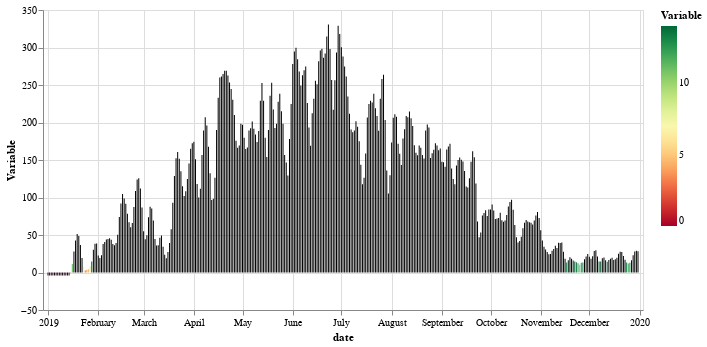

This figure's notebook cell:
### Code cell
variable_meteo = 'SW_IN_f'

# print time series
import altair as alt

data_meteo        = df_meteo_tower.reset_index()
data_meteo_one    = data_meteo[['date',variable_meteo]].copy()
data_meteo_one    = data_meteo_one.rename(columns={
    variable_meteo: 'Variable',
})
data_co_fluxes.head(10)

alt.Chart(data_meteo_one).mark_bar(size=1).encode(
    x='date:T',
    y='Variable:Q',
    color=alt.Color(
        'Variable:Q', scale=alt.Scale(scheme='redyellowgreen', domain=(0, 14))),
    tooltip=[
        alt.Tooltip('date:T', title='Date'),
        alt.Tooltip('Variable:Q', title='Variable')
    ]).properties(width=600, height=300)

### Figure 1 — Vega-Lite specification as saved in the notebook (floating-point values rounded to 4 significant figures; data arrays with more than 128 entries replaced by an {"elided": "..."} marker saying what was removed)
{"config": {"view": {"continuousWidth": 400, "continuousHeight": 300}}, "data": {"name": "data-3e8f586fac4324d7221e0b8ca44a952a"}, "mark": {"type": "bar", "size": 1}, "encoding": {"color": {"type": "quantitative", "field": "Variable", "scale": {"domain": [0, 14], "scheme": "redyellowgreen"}}, "tooltip": [{"type": "temporal", "field": "date", "title": "Date"}, {"type": "quantitative", "field": "Variable", "title": "Variable"}], "x": {"type": "temporal", "field": "date"}, "y": {"type": "quantitative", "field": "Variable"}}, "height": 300, "width": 600, "$schema": "https://vega.github.io/schema/vega-lite/v4.8.1.json", "datasets": {"data-3e8f586fac4324d7221e0b8ca44a952a": {"elided": "365 records"}}}
